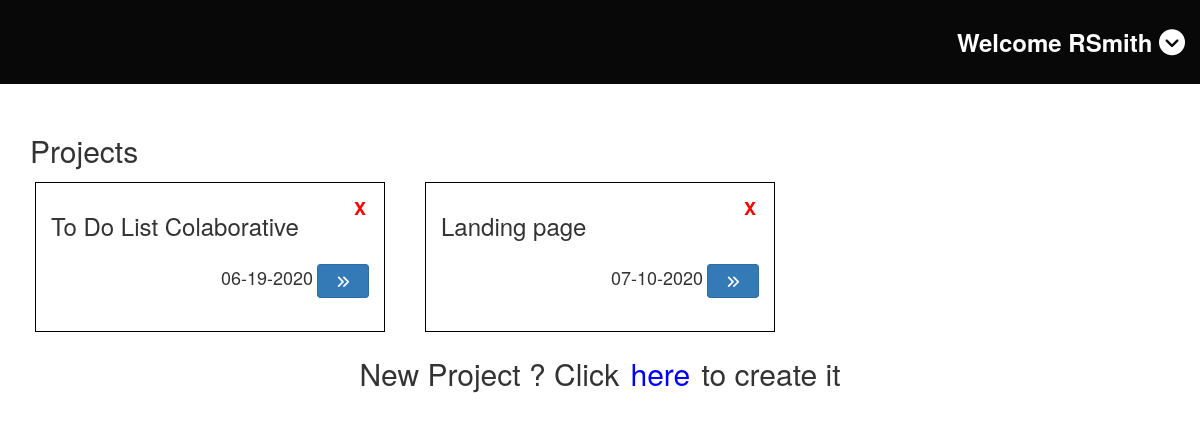
Page /home.php?page=projects (signed in) on the committed database.
### tables this page shows
CREATE TABLE `project` (
  `id_project` int(11) NOT NULL,
  `name_project` varchar(255) NOT NULL,
  `description_project` varchar(255) NOT NULL,
  `date_project` date NOT NULL,
  `id_team` int(11) NOT NULL,
  `complete` tinyint(1) NOT NULL
);

### views/projects.php (the view, shortened to what this page needs)
<div class="content container">
    <h2>Projects</h2>
    <div class="row" id="projects">
        <?php
        $query_projects = "select * from project where id_team=".$team;
        $result_projects = mysqli_query($conn, $query_projects);
        if (mysqli_num_rows($result_projects) > 0){
            while($rows_projects = mysqli_fetch_assoc($result_projects)){
                $id = $rows_projects['id_project'];
                $name = $rows_projects['name_project'];
                $date = strtotime($rows_projects['date_project']);
        ?>
            <div class="col-sm-4">
                <div class="project">
                <span id="delete-project" data-id="<?php echo $id; ?>" class="red-x" data-toggle="tooltip" title="Delete project">X</span>
                    <h3><?php echo $name;?></h3>
                    <div class="info-project">
                        <p><?php echo date("m-d-Y", $date );?></p> <a class="btn btn-primary more-project" data-toggle="tooltip" title="See more" id="<?php echo $id;?>"><i class="fas fa-angle-double-right"></i></a>
                    </div>
                </div>
            </div>
        <?php
            }
        ?>
    </div>
    <h2 class="col-sm-12" style="text-align: center;">New Project ? Click <span id="showModalform" style="font-size: 30px; color: blue; cursor:pointer">here</span> to create it</h2>
        <?php
        }
        else{
        ?>
    </div>
    <h2 style="text-align: center;">No Projects, click <span id="showModalform" style="font-size: 30px; color: blue; cursor:pointer">here</span> to create one</h2>
        <?php
        }
        ?>
</div>

### assets/css/style.css (style rules this page uses)
a,p,label { font-size: 18px; }
span { margin: 3px; }
.red-x { float: right; color: #ff0000; font-weight: bold; font-size: 18px; cursor: pointer; transition: all .3s ease-in-out; }
.content { margin: 30px auto; }
.project { border: 1px solid #000; padding: 10px 15px; margin: 5px; height: 150px; }
@media screen and (min-width: 662px) { .project { height: 150px; } }
.info-project { margin-top: 15px; float: right; }
.project a, .project p { display: inline; }
.project a { padding: 6px 18px; transition: all 0.4s ease-in-out; }

### rows in the picture
project: name_project "To Do List Colaborative", date_project "06-19-2020"
project: name_project "Landing page", date_project "07-10-2020"

### other values in the picture
$userlog "RSmith"
